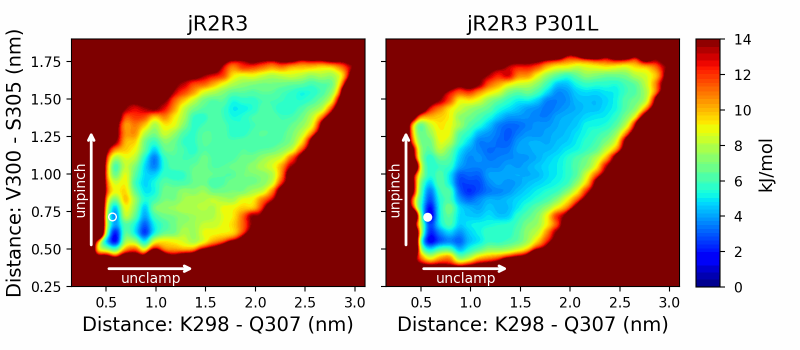
#> input picture unpinch_unclamp_PC_gifs/unpinch_just_landscape.gif, 1600 x 700 px (shown at 1/2 size)
$ python combine_gifs_unpinch.py
#> lines starting #> are read from the running program, lines starting #| are printed output that depends on the picture
#%%
from PIL import Image, ImageSequence
from tqdm import tqdm

# Open the gifs
animation = Image.open("unpinch_just_landscape.gif")
#> animation is the input picture: PIL image 1600x700 P; mean R, G, B, A 175.1, 164.9, 146.9, 255
unpinch = Image.open("just_protein_gifs/unpinch_just_protein.gif")
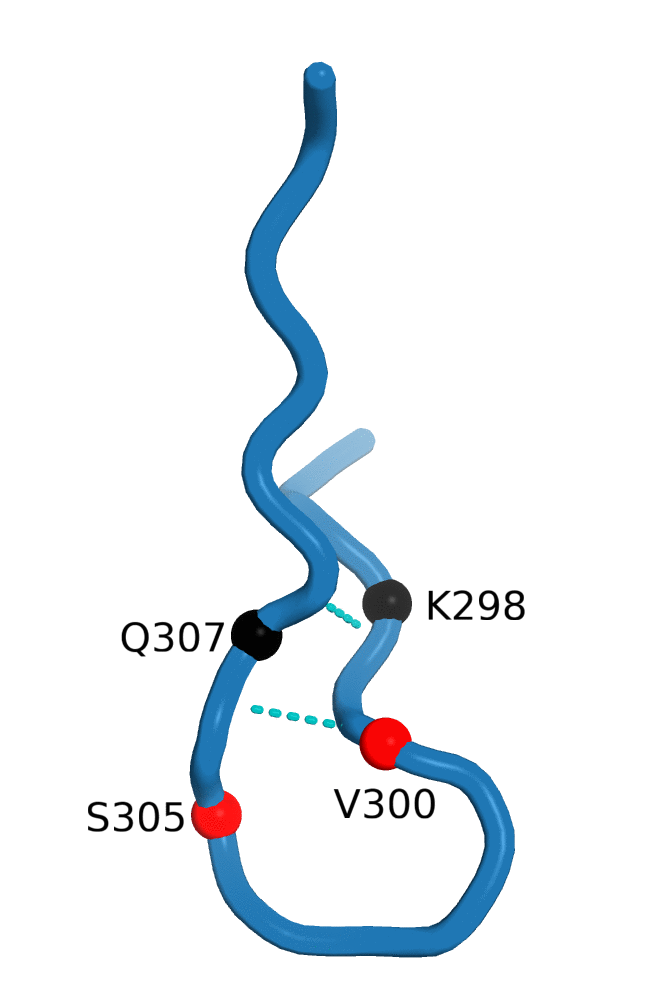
#> input picture unpinch_unclamp_PC_gifs/just_protein_gifs/unpinch_just_protein.gif, 658 x 1006 px
#> unpinch is the input picture: PIL image 658x1006 P; mean R, G, B 235.6, 240.5, 244.6

# Create an empty list to store the resized frames
resized_frames = []

# Loop through all frames
print('Resizing frames...')
for frame in tqdm(ImageSequence.Iterator(unpinch)):
    # Calculate the new width while maintaining aspect ratio
    new_width = int(frame.width * (animation.height / frame.height))

    # Create a new image with white background
    bg = Image.new("RGB", (new_width, animation.height), (255, 255, 255))

    # Resize the frame to match animation height while keeping aspect ratio
    frame = frame.resize((new_width, animation.height))

    #convert the mode of images to "RGBA"
    frame = frame.convert("RGBA")
    bg = bg.convert("RGBA")

    # composite the frame over the white background
    bg = Image.alpha_composite(bg, frame)

    # Append the resized frame to the list
    resized_frames.append(frame)
#> this loop made 105 passes
#> after the loop, resized_frames = 105 items

# Save the resized gif
resized_frames[0].save("unpinch_just_protein_resized.gif", save_all=True, append_images=resized_frames[1:], duration=unpinch.info['duration'], loop=0)

#%%
# Open the resized gif
unpinch = Image.open("unpinch_just_protein_resized.gif")
#> unpinch: PIL image 457x700 P

# Create a new image with the widths of both gifs
result = Image.new("RGB", (animation.width + unpinch.width, animation.height))
#> result: PIL image 2057x700 RGB; every value is 0

# Get the frames from the gifs
animation_frames = animation.seek(0)
unpinch_frames = unpinch.seek(0)

# Loop through all frames and paste them side by side
frames = []
print("Pasting gifs side-by-side ...")
for i in tqdm(range(animation.n_frames)):
    animation.seek(i)
    unpinch.seek(i)
    result.paste(animation, (0, 0))
    result.paste(unpinch, (animation.width, 0))
    frames.append(result.copy())
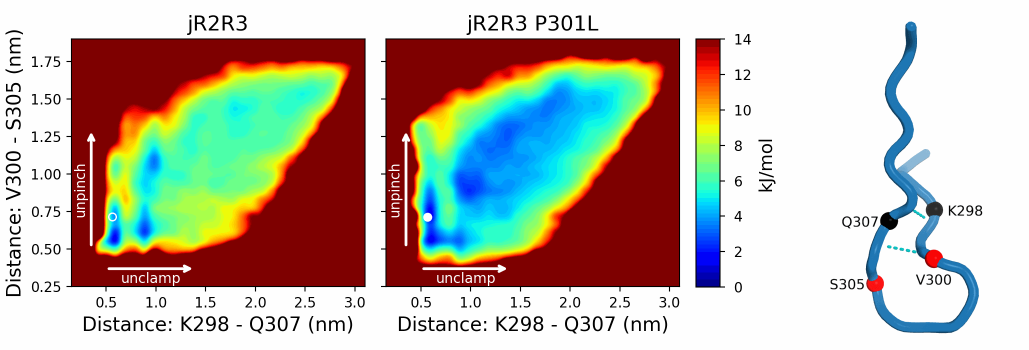
#> result: PIL image 2057x700 RGB (shown at 1/2 size); mean R, G, B 188.3, 181.4, 168.4
#> unpinch: PIL image 457x700 RGBA
#> after the loop, frames = 105 items

# Save the result
print("Saving gif...")
frames[0].save("UNPINCH_MODE.gif", save_all=True, append_images=frames[1:], duration=animation.info['duration'], loop=0)
print("Done!")
